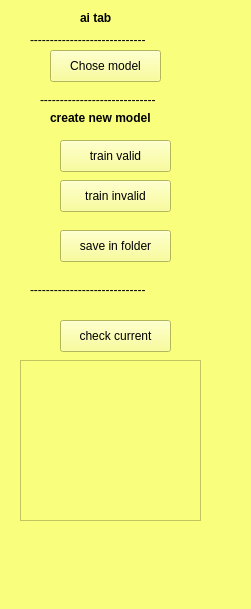
<?xml version="1.0" encoding="UTF-8"?>
<ui version="4.0">
 <class>Form</class>
 <widget class="QWidget" name="Form">
  <property name="geometry">
   <rect>
    <x>0</x>
    <y>0</y>
    <width>251</width>
    <height>609</height>
   </rect>
  </property>
  <property name="windowTitle">
   <string>Form</string>
  </property>
  <widget class="QWidget" name="settings_tab" native="true">
   <property name="geometry">
    <rect>
     <x>0</x>
     <y>0</y>
     <width>251</width>
     <height>611</height>
    </rect>
   </property>
   <property name="styleSheet">
    <string notr="true">background-color: rgb(249, 255, 125);</string>
   </property>
   <widget class="QLabel" name="label_18">
    <property name="geometry">
     <rect>
      <x>80</x>
      <y>10</y>
      <width>61</width>
      <height>16</height>
     </rect>
    </property>
    <property name="styleSheet">
     <string notr="true">font:bold 12px; </string>
    </property>
    <property name="text">
     <string>ai tab</string>
    </property>
   </widget>
   <widget class="QPushButton" name="saving_folder_3">
    <property name="geometry">
     <rect>
      <x>50</x>
      <y>50</y>
      <width>111</width>
      <height>32</height>
     </rect>
    </property>
    <property name="text">
     <string>Chose model</string>
    </property>
   </widget>
   <widget class="QLabel" name="label">
    <property name="geometry">
     <rect>
      <x>30</x>
      <y>30</y>
      <width>171</width>
      <height>20</height>
     </rect>
    </property>
    <property name="text">
     <string>-----------------------------</string>
    </property>
   </widget>
   <widget class="QLabel" name="label_2">
    <property name="geometry">
     <rect>
      <x>40</x>
      <y>90</y>
      <width>171</width>
      <height>20</height>
     </rect>
    </property>
    <property name="text">
     <string>-----------------------------</string>
    </property>
   </widget>
   <widget class="QPushButton" name="saving_folder_4">
    <property name="geometry">
     <rect>
      <x>60</x>
      <y>140</y>
      <width>111</width>
      <height>32</height>
     </rect>
    </property>
    <property name="text">
     <string>train valid</string>
    </property>
   </widget>
   <widget class="QLabel" name="label_19">
    <property name="geometry">
     <rect>
      <x>50</x>
      <y>110</y>
      <width>121</width>
      <height>16</height>
     </rect>
    </property>
    <property name="styleSheet">
     <string notr="true">font:bold 12px; </string>
    </property>
    <property name="text">
     <string>create new model</string>
    </property>
   </widget>
   <widget class="QPushButton" name="saving_folder_5">
    <property name="geometry">
     <rect>
      <x>60</x>
      <y>180</y>
      <width>111</width>
      <height>32</height>
     </rect>
    </property>
    <property name="text">
     <string>train invalid</string>
    </property>
   </widget>
   <widget class="QPushButton" name="saving_folder_6">
    <property name="geometry">
     <rect>
      <x>60</x>
      <y>230</y>
      <width>111</width>
      <height>32</height>
     </rect>
    </property>
    <property name="text">
     <string>save in folder</string>
    </property>
   </widget>
   <widget class="QPushButton" name="saving_folder_7">
    <property name="geometry">
     <rect>
      <x>60</x>
      <y>320</y>
      <width>111</width>
      <height>32</height>
     </rect>
    </property>
    <property name="text">
     <string>check current</string>
    </property>
   </widget>
   <widget class="QLabel" name="label_3">
    <property name="geometry">
     <rect>
      <x>30</x>
      <y>280</y>
      <width>171</width>
      <height>20</height>
     </rect>
    </property>
    <property name="text">
     <string>-----------------------------</string>
    </property>
   </widget>
   <widget class="QFrame" name="frame">
    <property name="geometry">
     <rect>
      <x>20</x>
      <y>360</y>
      <width>181</width>
      <height>161</height>
     </rect>
    </property>
    <property name="frameShape">
     <enum>QFrame::StyledPanel</enum>
    </property>
    <property name="frameShadow">
     <enum>QFrame::Raised</enum>
    </property>
   </widget>
  </widget>
 </widget>
 <resources/>
 <connections/>
</ui>
